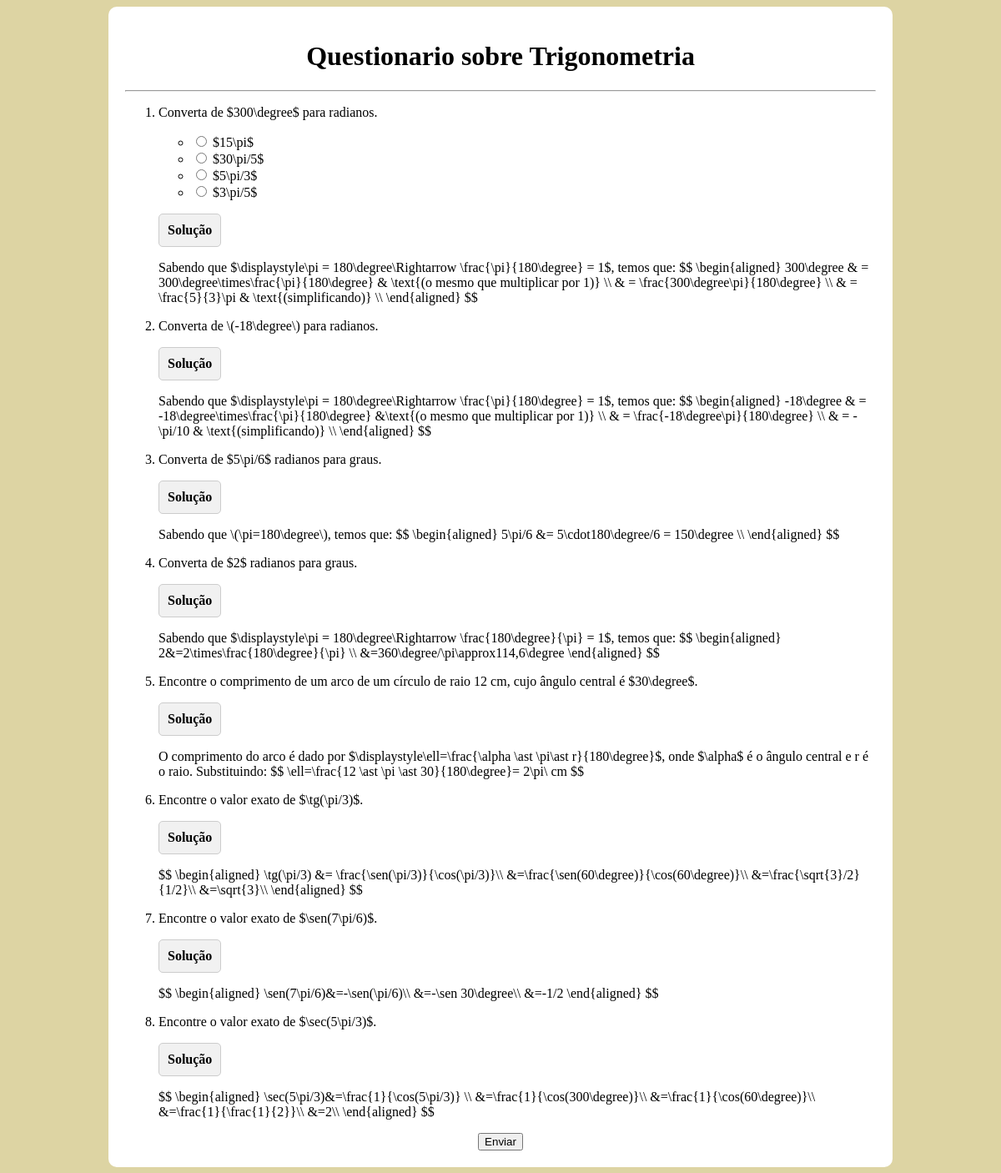
Page /sistema/1/ on the committed database.
### sistema/models.py (models this page shows, shortened)
class Assunto(models.Model):
    assunto = models.CharField(max_length=100)

class Questao(models.Model):
    enunciado = models.CharField(max_length=300)
    assunto = models.ForeignKey(Assunto, related_name='questoes', on_delete=models.SET_NULL, null=True)
    solucao = models.TextField(max_length=1000)

class Alternativa(models.Model):
    questao = models.ForeignKey(Questao, related_name='alternativas', on_delete=models.CASCADE)
    alternativa = models.CharField(max_length=200)

### sistema/views.py (the view)
# urls.py: path("<int:assunto_id>/", views.questionario, name="questionario"),
def questionario(request, assunto_id):
    try:
        assunto = Assunto.objects.get(id=assunto_id)
    except Assunto.DoesNotExist:
        raise Http404("Assunto invalido")
    lista_questoes = assunto.questoes.all()
    context = {
        "assunto": assunto,
        "lista_questoes": lista_questoes
    }
    return render(request, "questionario.html", context)

### sistema/templates/questionario.html (shortened to what this page needs)
<body>
<main>
<h1>Questionario sobre {{ assunto.assunto }}</h1>
<hr>
{% if lista_questoes %}
<ol class="lista-questoes">
    {% for questao in lista_questoes %}
    <li class="questao">
        <p class="enunciado">
            {{ questao.enunciado }}
        </p>
        <ul class="alternativas">
            {% for alternativa in questao.alternativas.all %}
            <li>
                <input type="radio" name="alternativa" id="opcao1">
                <label for="opcao1">{{ alternativa.alternativa }}</label>
            </li>
            {% endfor %}
        </ul>
        <section class="solucao">
            <p class="titulo-solucao">Solução</p>
            <p class="solucao">
                {{ questao.solucao }}
            </p>
        </section>
    </li>
    {% endfor %}
</ol>
<button>Enviar</button>
{% else %}
    <p>Assunto sem questoes no momento.</p>
{% endif %}
</main>
</body>

### sistema/templates/questionario.html (style rules this page uses)
body { background-color: rgb(221, 212, 163); }
main { max-width: 900px; padding: 20px; margin: auto; border-radius: 10px; background-color: white; }
h1 { text-align: center; }
button { display: block; margin: auto; }
.titulo-solucao { background-color: #f1f1f1; border: 1px solid #ccc; padding: 10px; cursor: pointer; width: fit-content; border-radius: 5px; font-weight: bold; }
.solucao { margin-top: 10px; }

### rows in the picture
Assunto: assunto "Trigonometria"
Questao: enunciado "Converta de $300\\degree$ para radianos.", solucao "Sabendo que $\\displaystyle\\pi = 180\\degree\\Rightarrow \\frac{\\pi}{180\\degree} = 1$, temos que: $$ \\begin{aligned} 300\\degree & = 300\\degree\\times\\frac{\\pi}{180\\degree} & \\text{(o mesmo que multiplicar por 1)} \\\\ & = \\frac{300\\degree\\pi}{180\\degree} \\\\ & = \\frac{5}{3}\\pi & \\text{(simplificando)} \\\\ \\end{aligned} $$"
Alternativa: alternativa "$15\\pi$"
Alternativa: alternativa "$30\\pi/5$"
Alternativa: alternativa "$5\\pi/3$"
Alternativa: alternativa "$3\\pi/5$"
Questao: enunciado "Converta de \\(-18\\degree\\) para radianos.", solucao "Sabendo que $\\displaystyle\\pi = 180\\degree\\Rightarrow \\frac{\\pi}{180\\degree} = 1$, temos que: $$ \\begin{aligned} -18\\degree & = -18\\degree\\times\\frac{\\pi}{180\\degree} &\\text{(o mesmo que multiplicar por 1)} \\\\ & = \\frac{-18\\degree\\pi}{180\\degree} \\\\ & = -\\pi/10 & \\text{(simplificando)} \\\\ \\end{aligned} $$"
Questao: enunciado "Converta de $5\\pi/6$ radianos para graus.", solucao "Sabendo que \\(\\pi=180\\degree\\), temos que: $$ \\begin{aligned} 5\\pi/6 &= 5\\cdot180\\degree/6 = 150\\degree \\\\ \\end{aligned} $$"
Questao: enunciado "Converta de $2$ radianos para graus.", solucao "Sabendo que $\\displaystyle\\pi = 180\\degree\\Rightarrow \\frac{180\\degree}{\\pi} = 1$, temos que: $$ \\begin{aligned} 2&=2\\times\\frac{180\\degree}{\\pi} \\\\ &=360\\degree/\\pi\\approx114,6\\degree \\end{aligned} $$"
Questao: enunciado "Encontre o comprimento de um arco de um círculo de raio 12 cm, cujo ângulo central é $30\\degree$.", solucao "O comprimento do arco é dado por $\\displaystyle\\ell=\\frac{\\alpha \\ast \\pi\\ast r}{180\\degree}$, onde $\\alpha$ é o ângulo central e r é o raio. Substituindo: $$ \\ell=\\frac{12 \\ast \\pi \\ast 30}{180\\degree}= 2\\pi\\ cm $$"
Questao: enunciado "Encontre o valor exato de $\\tg(\\pi/3)$.", solucao "$$ \\begin{aligned} \\tg(\\pi/3) &= \\frac{\\sen(\\pi/3)}{\\cos(\\pi/3)}\\\\ &=\\frac{\\sen(60\\degree)}{\\cos(60\\degree)}\\\\ &=\\frac{\\sqrt{3}/2}{1/2}\\\\ &=\\sqrt{3}\\\\ \\end{aligned} $$"
Questao: enunciado "Encontre o valor exato de $\\sen(7\\pi/6)$.", solucao "$$ \\begin{aligned} \\sen(7\\pi/6)&=-\\sen(\\pi/6)\\\\ &=-\\sen 30\\degree\\\\ &=-1/2 \\end{aligned} $$"
Questao: enunciado "Encontre o valor exato de $\\sec(5\\pi/3)$.", solucao "$$ \\begin{aligned} \\sec(5\\pi/3)&=\\frac{1}{\\cos(5\\pi/3)} \\\\ &=\\frac{1}{\\cos(300\\degree)}\\\\ &=\\frac{1}{\\cos(60\\degree)}\\\\ &=\\frac{1}{\\frac{1}{2}}\\\\ &=2\\\\ \\end{aligned} $$"
